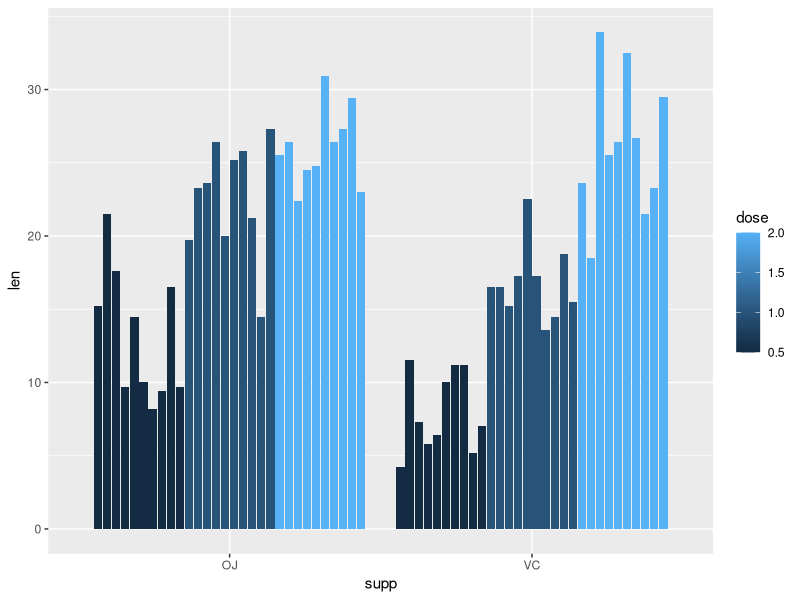

Write the R code that produced this figure.
library(dplyr)
library(ggplot2)

# Let's look at guinea pig tooth growth!

data(ToothGrowth)

?ToothGrowth

ggplot(data = ToothGrowth, aes(x = supp, y = len)) +
  geom_col(aes(fill = dose), position = "dodge2")

# I'd better start giving my guinea pigs some oj...
